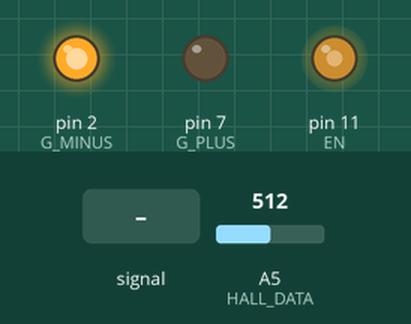
Recording of a sketch running on a simulated Arduino Nano, built with avr-gcc and run on an emulated ATmega328P. Shown: output pins drawn as LEDs (lit = HIGH). The test bench sets the inputs (shaded band); at power-on: A5 (HALL_DATA) = 512. What the sketch prints to the serial monitor is not drawn.

Above: at 1.2 s.
1.3 s: A5 (HALL_DATA) fed a 200 Hz sine of ±255 counts around its level
At 2.3 s:
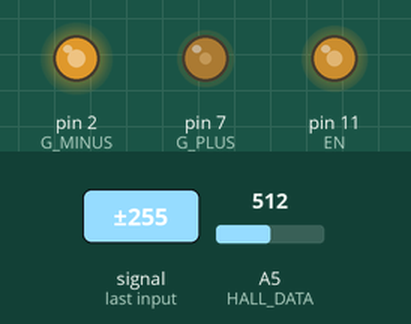
4.3 s: A5 (HALL_DATA) set to 130
At 5.1 s:
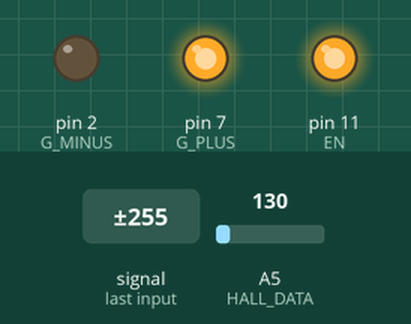
5.8 s: A5 (HALL_DATA) set to 511
At 6.7 s:
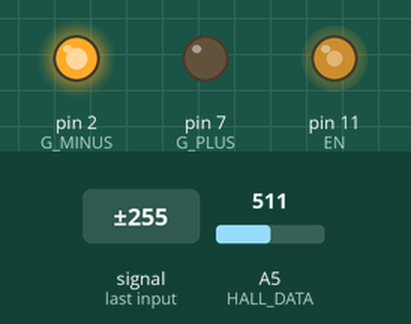
7.3 s: A5 (HALL_DATA) set to 306
At 7.6 s:
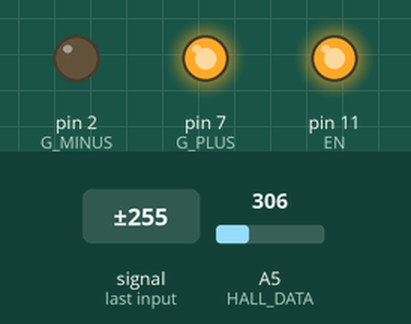
8.8 s: A5 (HALL_DATA) set to 900
At 10.0 s:
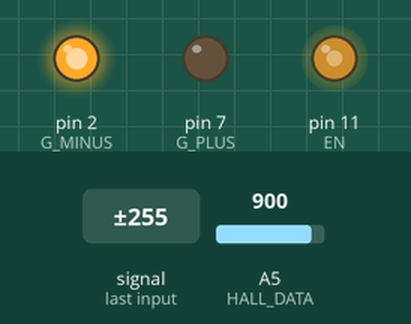
10.3 s: A5 (HALL_DATA) set to 240
At 11.2 s:
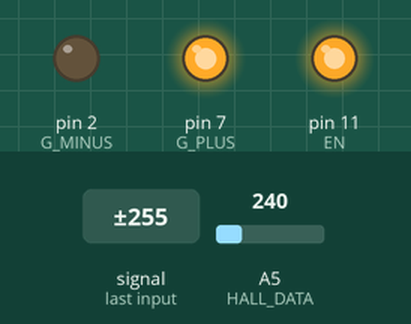
Timing chart, 0 to 12.8 s (numbered marks = the images above; inputs shaded):
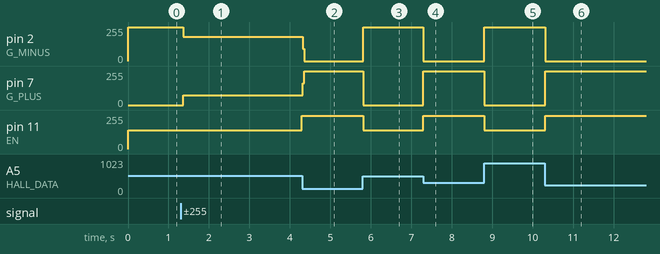

Measured:
- after the input at 1.3 s, pin 2 (G_MINUS): 255/255 → 182/255 after 0.06 s; pin 7 (G_PLUS): 0/255 → 73/255 after 0.06 s; pin 11 (EN): 140/255 → 250/255 after 3.0 s
- after the input at 4.3 s, pin 2 (G_MINUS): 182/255 → 0/255 at once; pin 7 (G_PLUS): 73/255 → 255/255 at once
- after the input at 5.8 s, pin 2 (G_MINUS): 0/255 → 255/255 at once; pin 7 (G_PLUS): 255/255 → 0/255 at once; pin 11 (EN): 250/255 → 140/255 at once
- after the input at 7.3 s, pin 2 (G_MINUS): 255/255 → 0/255 at once; pin 7 (G_PLUS): 0/255 → 255/255 at once; pin 11 (EN): 140/255 → 250/255 at once
- after the input at 8.8 s, pin 2 (G_MINUS): 0/255 → 255/255 at once; pin 7 (G_PLUS): 255/255 → 0/255 at once; pin 11 (EN): 250/255 → 140/255 at once
- after the input at 10.3 s, pin 2 (G_MINUS): 255/255 → 0/255 at once; pin 7 (G_PLUS): 0/255 → 255/255 at once; pin 11 (EN): 140/255 → 250/255 at once

The sketch:

MagLev.ino
```cpp
#define HALL_GND A7
#define HALL_DATA A5
#define G_MINUS 2
#define G_PLUS 7
#define EN 11
#define PUSH_MAX 140
#define PULL_MAX 250


const int setVal = 467;
const float kp = 40;
const float ki = 0.00006;
const int kd =  40;
const int averageSize = 15;

int dataPoints = 0;
int error = 0;
long controlVal = 0;
long sum = 0;
int prevError = 0;

long movingAverage[averageSize];

void setup() {
  pinMode(HALL_GND, OUTPUT);
  pinMode(G_MINUS, OUTPUT);
  pinMode(G_PLUS,  OUTPUT);
  pinMode(EN, OUTPUT);
  digitalWrite(HALL_GND, LOW);

  for (int i = 0; i < averageSize; i++) {
    movingAverage[i] = 0;
  }

  TCCR2A =  _BV(COM2A1) | _BV(WGM21) | _BV(WGM20);
  TCCR2B =  _BV(CS20);

  Serial.begin(2000000);
}

int getAverage(int x) {
  int total = x;
  for (int i = averageSize - 1; i > 0; i--) {
    movingAverage[i] = movingAverage[i - 1];
    total += movingAverage[i - 1];
  }
  movingAverage[0] = x;
  return total / averageSize;
}

void magnetDirection(int controlVal) {
  if (controlVal > 0) {
    PORTD |= (1 << 7);
    PORTD &= ~(1 << 2);
  } else {
    PORTD |= (1 << 2);
    PORTD &= ~(1 << 7);
  }
}

void loop() {
  //Get Error
  error = analogRead(HALL_DATA) - setVal;

  error = getAverage(error);

  //Check if the device is being used
  if (dataPoints < 2000) {
    //Calculate control PID val
    controlVal = -((kp * error) + (ki * sum) + (kd * (error - prevError)));
    //Udate PID Stuff
    sum += error;
    prevError = error;

    //Anti-windup
    if (controlVal < -PUSH_MAX) {
      controlVal = -PUSH_MAX;
    } else if (controlVal > PULL_MAX) {
      controlVal = PULL_MAX;
    }
    Serial.print(error);
    Serial.print("\t");
    Serial.println(controlVal);

    //Flips magnet if negative
    magnetDirection(controlVal);
    //PWM Signal
    OCR2A = abs(controlVal);
    //dataPoints++;
  } else {
    OCR2A = 0;
  }

}
```
